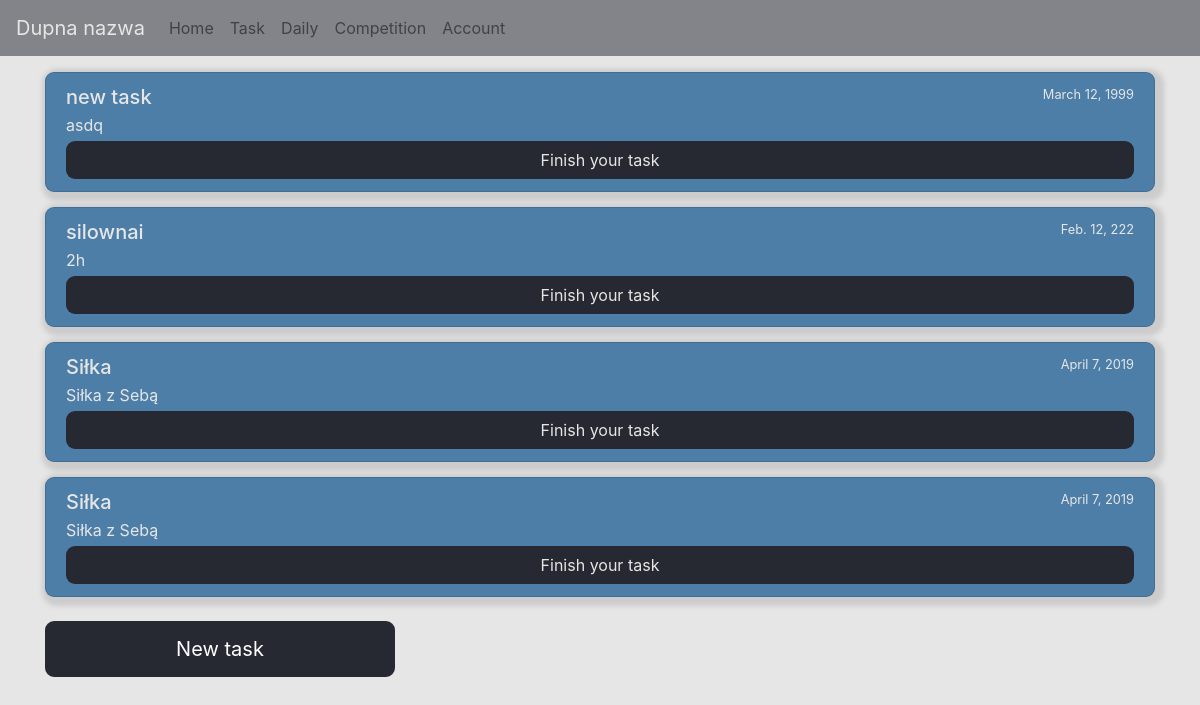
Page /task/ on the earlier database version.
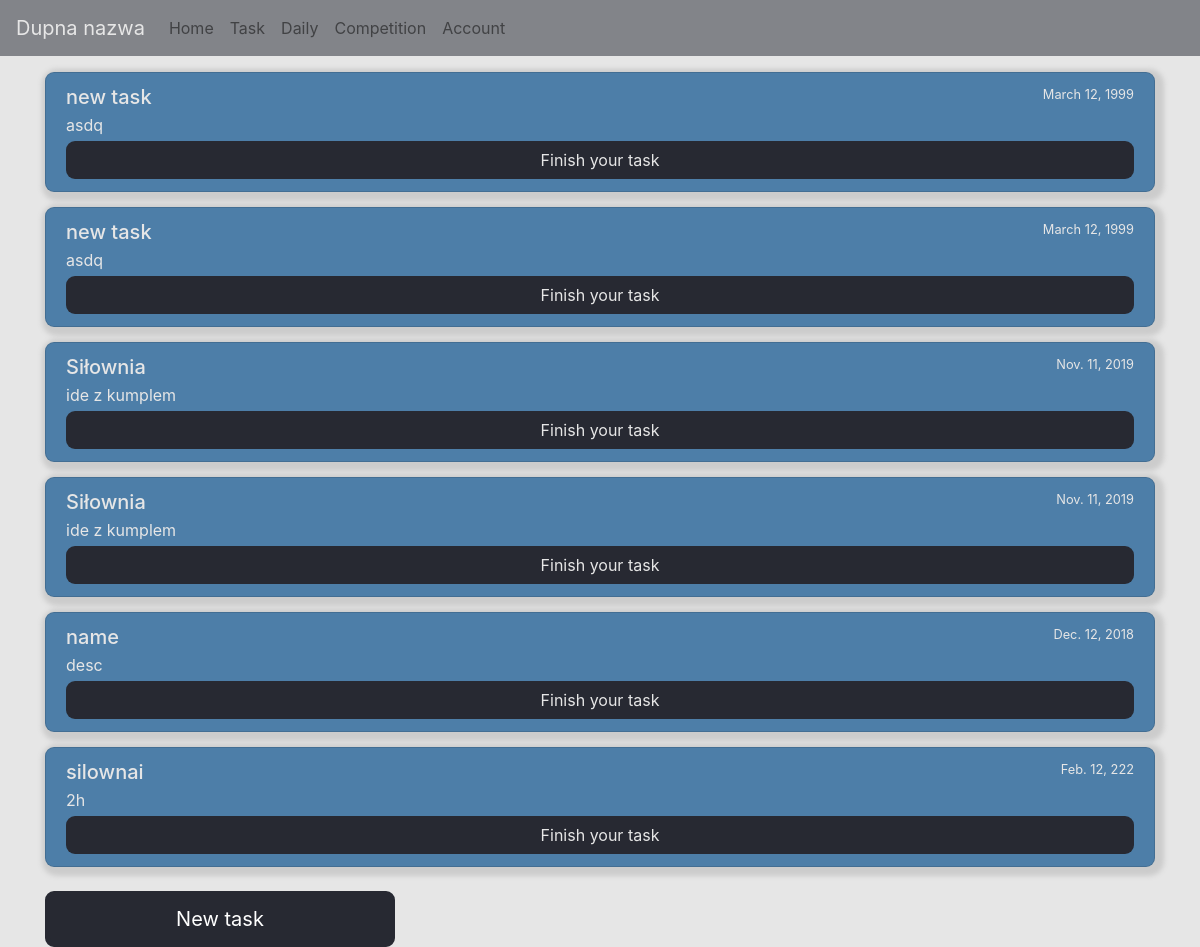
Same page on the later database version.
### api/models.py (models this page shows)
class Task(models.Model):
    name = models.CharField(max_length=30)
    description = models.TextField()
    total_times = models.IntegerField()
    startDate = models.DateField(default=timezone.now)
    endDate = models.DateField()
    type = models.IntegerField(None)
    status = models.BooleanField(None)

### api/views.py (the view)
# urls.py: path('task/', views.task, name='api_task'),
def task(request):
    user_id = 1
    list_task = get_all_tasks_by_id(user_id)
    for ele in list_task:
        print(ele.name)
    return render(request, 'api/task.html', {'tasks': list_task})

### api/dbAccess.py (called while the page is built)
def getTaskUsersByUserId(user_id):
    return TaskUser.objects.filter(id_user_id=user_id)

def get_all_tasks_by_id(user_id):
    task_users = getTaskUsersByUserId(user_id)
    tasks = []
    for task_user in task_users:
        tasks.append(Task.objects.get(id=task_user.id_task_id))
    return tasks

### api/templates/api/task.html (shortened to what this page needs)
{% extends "api/base.html" %}
{% block content %}
    <div class="list-group">
        {% for task in tasks %}
            <div class="list-group-item list-group-item-action flex-column align-items-start ele_l">
                <div class="d-flex w-100 justify-content-between">
                  <h5 class="mb-1">{{ task.name }}</h5>
                  <small>{{ task.endDate }}</small>
                </div>
                <p class="mb-1">{{ task.description }}</p>
                <a class="btn btn-block c_b" href="{% url 'cameramodule' %}" >Finish your task</a>
            </div>
        {% endfor %}
    </div>
    <div class="row">
<div class="col-md-4">
    <div class="panel panel-default">
        <div class="panel-body">
                <a class="text-white btn btn-primary btn-lg btn-block xd_but" href="{% url 'new_task' %}">New task</a>
        </div>
    </div>
</div>
</div>
{% endblock content %}

### api/templates/api/base.html (shortened to what this page needs)
<!DOCTYPE html>
<html lang="en">
<head>
    <link rel="stylesheet" href="https://stackpath.bootstrapcdn.com/bootstrap/4.3.1/css/bootstrap.min.css">
</head>
<body>
<nav class="navbar navbar-expand-lg navbar-light co">
  <a class="navbar-brand" href="#">Dupna nazwa</a>
  <div class="collapse navbar-collapse" id="navbarNavAltMarkup">
    <div class="navbar-nav">
      <a class="nav-item nav-link" href="{% url 'api_task' %}">Home<span class="sr-only">(current)</span></a>
      <a class="nav-item nav-link" href="{% url 'api_task' %}">Task</a>
      <a class="nav-item nav-link" href="{% url 'api_daily' %}">Daily</a>
      <a class="nav-item nav-link" href="{% url 'api_challenge' %}">Competition</a>
      <a class="nav-item nav-link" href="{% url 'api_account' %}">Account</a>
    </div>
  </div>
</nav>
<div class="container">
    {% block content %}{% endblock %}
</div>
</body>
</html>

### api/templates/api/task.html (style rules this page uses)
.xd_but { margin-top: 1.5rem; border: 5px solid #272932; background-color: #4D7EA8; border-radius: 9px !important; }
.ele_l { margin-top: 1rem; background-color: #4D7EA8; color: #E6E6E6 !important; border-radius: 9px !important; box-shadow: 3px 3px 5px 6px #ccc; }
.c_b { background-color: #272932; color: #E6E6E6 !important; border-radius: 9px !important; }

### api/templates/api/base.html (style rules this page uses)
body { background-color: #E6E6E6; color: #E6E6E6; }
.co { background-color: #828489; }
.navbar-brand { color: #E6E6E6 !important; }
.btn { background-color: #272932; color: #E6E6E6; }

Differences in the rows shown:
removed Task: name "Siłka", endDate "April 7, 2019", description "Siłka z Sebą"
removed Task: name "Siłka", endDate "April 7, 2019", description "Siłka z Sebą"
added Task: name "new task", endDate "March 12, 1999", description "asdq"
added Task: name "Siłownia", endDate "Nov. 11, 2019", description "ide z kumplem"
added Task: name "name", endDate "Dec. 12, 2018", description "desc"
